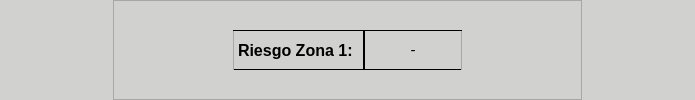
                       <widget class="QFrame" name="frame_82">
                        <property name="minimumSize">
                         <size>
                          <width>96</width>
                          <height>80</height>
                         </size>
                        </property>
                        <property name="maximumSize">
                         <size>
                          <width>16777215</width>
                          <height>130</height>
                         </size>
                        </property>
                        <property name="styleSheet">
                         <string notr="true">background-color: rgb(209, 209, 207);
border-radius:0px;</string>
                        </property>
                        <property name="frameShape">
                         <enum>QFrame::StyledPanel</enum>
                        </property>
                        <property name="frameShadow">
                         <enum>QFrame::Raised</enum>
                        </property>
                        <layout class="QHBoxLayout" name="horizontalLayout_34">
                         <property name="topMargin">
                          <number>0</number>
                         </property>
                         <property name="bottomMargin">
                          <number>0</number>
                         </property>
                         <item>
                          <widget class="QFrame" name="frame_83">
                           <property name="minimumSize">
                            <size>
                             <width>96</width>
                             <height>0</height>
                            </size>
                           </property>
                           <property name="frameShape">
                            <enum>QFrame::StyledPanel</enum>
                           </property>
                           <property name="frameShadow">
                            <enum>QFrame::Raised</enum>
                           </property>
                          </widget>
                         </item>
                         <item>
                          <widget class="QFrame" name="colorZone1F">
                           <property name="sizePolicy">
                            <sizepolicy hsizetype="Expanding" vsizetype="Preferred">
                             <horstretch>0</horstretch>
                             <verstretch>0</verstretch>
                            </sizepolicy>
                           </property>
                           <property name="minimumSize">
                            <size>
                             <width>98</width>
                             <height>0</height>
                            </size>
                           </property>
                           <property name="styleSheet">
                            <string notr="true">background: qlineargradient(spread:pad,x1: 0, y1: 0, x2: 1, y2: 0,
                                 stop: 0 rgb(154, 171, 188), stop: 0.48 rgb(198, 197, 195),
                                 stop: 0.52 rgb(198, 197, 195), stop: 1.0  rgb(154, 171, 188));

border-radius:0px;
border:1px solid rgb(167, 167, 164);</string>
                           </property>
                           <property name="frameShape">
                            <enum>QFrame::StyledPanel</enum>
                           </property>
                           <property name="frameShadow">
                            <enum>QFrame::Raised</enum>
                           </property>
                           <layout class="QHBoxLayout" name="horizontalLayout_35">
                            <property name="spacing">
                             <number>0</number>
                            </property>
                            <item>
                             <spacer name="horizontalSpacer_30">
                              <property name="orientation">
                               <enum>Qt::Horizontal</enum>
                              </property>
                              <property name="sizeType">
                               <enum>QSizePolicy::Expanding</enum>
                              </property>
                              <property name="sizeHint" stdset="0">
                               <size>
                                <width>110</width>
                                <height>20</height>
                               </size>
                              </property>
                             </spacer>
                            </item>
                            <item>
                             <widget class="QLabel" name="label_30">
                              <property name="minimumSize">
                               <size>
                                <width>98</width>
                                <height>20</height>
                               </size>
                              </property>
                              <property name="maximumSize">
                               <size>
                                <width>140</width>
                                <height>40</height>
                               </size>
                              </property>
                              <property name="font">
                               <font>
                                <family>Arial</family>
                                <pointsize>12</pointsize>
                                <bold>true</bold>
                               </font>
                              </property>
                              <property name="styleSheet">
                               <string notr="true">border-radius:0px;
border-top: 1px solid;
border-bottom: 1px solid;
border-right: 1px solid;
background-color:rgba(0, 0, 0, 0);</string>
                              </property>
                              <property name="text">
                               <string>Riesgo Zona 1: </string>
                              </property>
                             </widget>
                            </item>
                            <item>
                             <widget class="QLabel" name="txtZona1F">
                              <property name="minimumSize">
                               <size>
                                <width>98</width>
                                <height>20</height>
                               </size>
                              </property>
                              <property name="maximumSize">
                               <size>
                                <width>55</width>
                                <height>40</height>
                               </size>
                              </property>
                              <property name="font">
                               <font>
                                <family>Arial</family>
                                <pointsize>11</pointsize>
                               </font>
                              </property>
                              <property name="styleSheet">
                               <string notr="true">border-radius:0px;
border-top: 1px solid;
border-bottom: 1px solid;
border-left: 1px solid;
background-color:rgba(0, 0, 0, 0);</string>
                              </property>
                              <property name="text">
                               <string>-</string>
                              </property>
                              <property name="alignment">
                               <set>Qt::AlignCenter</set>
                              </property>
                             </widget>
                            </item>
                            <item>
                             <spacer name="horizontalSpacer_31">
                              <property name="orientation">
                               <enum>Qt::Horizontal</enum>
                              </property>
                              <property name="sizeType">
                               <enum>QSizePolicy::Expanding</enum>
                              </property>
                              <property name="sizeHint" stdset="0">
                               <size>
                                <width>110</width>
                                <height>20</height>
                               </size>
                              </property>
                             </spacer>
                            </item>
                           </layout>
                          </widget>
                         </item>
                         <item>
                          <widget class="QFrame" name="frame_85">
                           <property name="minimumSize">
                            <size>
                             <width>96</width>
                             <height>0</height>
                            </size>
                           </property>
                           <property name="styleSheet">
                            <string notr="true">border-image: url(:/Images/ResourcesFolder/Imagenes/ZonasRefracSup.png);</string>
                           </property>
                           <property name="frameShape">
                            <enum>QFrame::StyledPanel</enum>
                           </property>
                           <property name="frameShadow">
                            <enum>QFrame::Raised</enum>
                           </property>
                          </widget>
                         </item>
                        </layout>
                       </widget>
